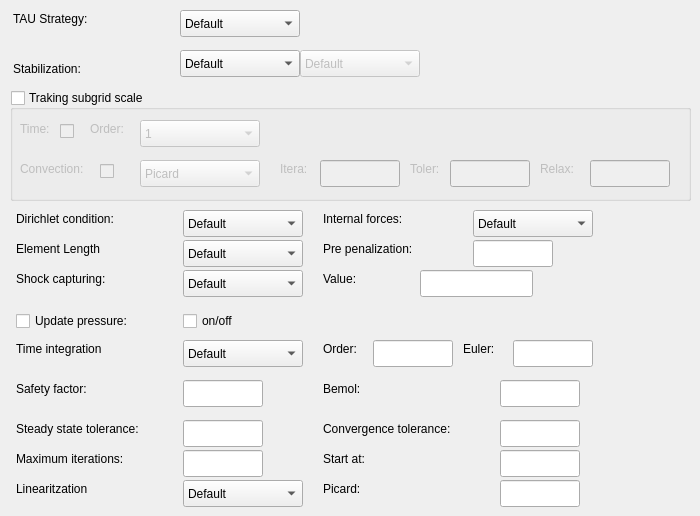
    <widget class="QWidget" name="tab_5">
     <attribute name="title">
      <string>General</string>
     </attribute>
     <widget class="QComboBox" name="nastinTAUStratCombo">
      <property name="geometry">
       <rect>
        <x>180</x>
        <y>10</y>
        <width>120</width>
        <height>27</height>
       </rect>
      </property>
      <property name="sizePolicy">
       <sizepolicy hsizetype="Maximum" vsizetype="Fixed">
        <horstretch>0</horstretch>
        <verstretch>0</verstretch>
       </sizepolicy>
      </property>
      <property name="maximumSize">
       <size>
        <width>300</width>
        <height>16777215</height>
       </size>
      </property>
      <item>
       <property name="text">
        <string>Default</string>
       </property>
      </item>
      <item>
       <property name="text">
        <string comment="CODINA">CODINA</string>
       </property>
      </item>
      <item>
       <property name="text">
        <string comment="SHAKIB">SHAKIB</string>
       </property>
      </item>
      <item>
       <property name="text">
        <string comment="EXACT">EXACT</string>
       </property>
      </item>
     </widget>
     <widget class="QLabel" name="label_677">
      <property name="geometry">
       <rect>
        <x>13</x>
        <y>10</y>
        <width>92</width>
        <height>17</height>
       </rect>
      </property>
      <property name="text">
       <string>TAU Strategy:</string>
      </property>
     </widget>
     <widget class="QComboBox" name="nastinStabilizationCombo1_2">
      <property name="enabled">
       <bool>false</bool>
      </property>
      <property name="geometry">
       <rect>
        <x>300</x>
        <y>50</y>
        <width>120</width>
        <height>27</height>
       </rect>
      </property>
      <property name="sizePolicy">
       <sizepolicy hsizetype="Maximum" vsizetype="Fixed">
        <horstretch>0</horstretch>
        <verstretch>0</verstretch>
       </sizepolicy>
      </property>
      <property name="maximumSize">
       <size>
        <width>300</width>
        <height>16777215</height>
       </size>
      </property>
      <item>
       <property name="text">
        <string>Default</string>
       </property>
      </item>
      <item>
       <property name="text">
        <string comment="FIRST_ORDER">FIRST_ORDER</string>
       </property>
      </item>
      <item>
       <property name="text">
        <string comment="SOTO">SOTO</string>
       </property>
      </item>
      <item>
       <property name="text">
        <string comment="NO_LIMITER">NO_LIMITER</string>
       </property>
      </item>
     </widget>
     <widget class="QLabel" name="label_678">
      <property name="geometry">
       <rect>
        <x>13</x>
        <y>60</y>
        <width>131</width>
        <height>17</height>
       </rect>
      </property>
      <property name="text">
       <string>Stabilization:</string>
      </property>
     </widget>
     <widget class="QComboBox" name="nastinStabilizationCombo1">
      <property name="geometry">
       <rect>
        <x>180</x>
        <y>50</y>
        <width>120</width>
        <height>27</height>
       </rect>
      </property>
      <property name="sizePolicy">
       <sizepolicy hsizetype="Maximum" vsizetype="Fixed">
        <horstretch>0</horstretch>
        <verstretch>0</verstretch>
       </sizepolicy>
      </property>
      <property name="maximumSize">
       <size>
        <width>300</width>
        <height>16777215</height>
       </size>
      </property>
      <item>
       <property name="text">
        <string>Default</string>
       </property>
      </item>
      <item>
       <property name="text">
        <string comment="ASGS">ASGS</string>
       </property>
      </item>
      <item>
       <property name="text">
        <string comment="FULL_OSS">FULL_OSS</string>
       </property>
      </item>
      <item>
       <property name="text">
        <string comment="SPLIT_OSS">SPLIT_OSS</string>
       </property>
      </item>
     </widget>
     <widget class="QComboBox" name="nastinDiriCondCombo">
      <property name="geometry">
       <rect>
        <x>183</x>
        <y>210</y>
        <width>120</width>
        <height>27</height>
       </rect>
      </property>
      <property name="sizePolicy">
       <sizepolicy hsizetype="Maximum" vsizetype="Fixed">
        <horstretch>0</horstretch>
        <verstretch>0</verstretch>
       </sizepolicy>
      </property>
      <property name="maximumSize">
       <size>
        <width>300</width>
        <height>16777215</height>
       </size>
      </property>
      <item>
       <property name="text">
        <string>Default</string>
       </property>
      </item>
      <item>
       <property name="text">
        <string comment="OFF">Off</string>
       </property>
      </item>
      <item>
       <property name="text">
        <string comment="LAPLACIAN">Laplacian</string>
       </property>
      </item>
      <item>
       <property name="text">
        <string comment="DIVERGENCE">Divergence</string>
       </property>
      </item>
      <item>
       <property name="text">
        <string comment="COMPLETE">Complete</string>
       </property>
      </item>
     </widget>
     <widget class="QLabel" name="label_680">
      <property name="geometry">
       <rect>
        <x>16</x>
        <y>210</y>
        <width>131</width>
        <height>17</height>
       </rect>
      </property>
      <property name="text">
       <string>Dirichlet condition:</string>
      </property>
     </widget>
     <widget class="QComboBox" name="nastinIntForCombo">
      <property name="geometry">
       <rect>
        <x>473</x>
        <y>210</y>
        <width>120</width>
        <height>27</height>
       </rect>
      </property>
      <property name="sizePolicy">
       <sizepolicy hsizetype="Maximum" vsizetype="Fixed">
        <horstretch>0</horstretch>
        <verstretch>0</verstretch>
       </sizepolicy>
      </property>
      <property name="maximumSize">
       <size>
        <width>300</width>
        <height>16777215</height>
       </size>
      </property>
      <item>
       <property name="text">
        <string>Default</string>
       </property>
      </item>
      <item>
       <property name="text">
        <string comment="OFF">Off</string>
       </property>
      </item>
      <item>
       <property name="text">
        <string comment="LAPLACIAN">Laplacian</string>
       </property>
      </item>
      <item>
       <property name="text">
        <string comment="DIVERGENCE">Divergence</string>
       </property>
      </item>
      <item>
       <property name="text">
        <string comment="COMPLETE">Complete</string>
       </property>
      </item>
     </widget>
     <widget class="QLabel" name="label_681">
      <property name="geometry">
       <rect>
        <x>323</x>
        <y>210</y>
        <width>131</width>
        <height>17</height>
       </rect>
      </property>
      <property name="text">
       <string>Internal forces:</string>
      </property>
     </widget>
     <widget class="QComboBox" name="nastinElemLenghtCombo">
      <property name="geometry">
       <rect>
        <x>183</x>
        <y>240</y>
        <width>120</width>
        <height>27</height>
       </rect>
      </property>
      <property name="sizePolicy">
       <sizepolicy hsizetype="Maximum" vsizetype="Fixed">
        <horstretch>0</horstretch>
        <verstretch>0</verstretch>
       </sizepolicy>
      </property>
      <property name="maximumSize">
       <size>
        <width>300</width>
        <height>16777215</height>
       </size>
      </property>
      <item>
       <property name="text">
        <string>Default</string>
       </property>
      </item>
      <item>
       <property name="text">
        <string>MINIMUM</string>
       </property>
      </item>
      <item>
       <property name="text">
        <string>MAXIMUM</string>
       </property>
      </item>
     </widget>
     <widget class="QLabel" name="label_682">
      <property name="geometry">
       <rect>
        <x>16</x>
        <y>240</y>
        <width>131</width>
        <height>17</height>
       </rect>
      </property>
      <property name="text">
       <string>Element Length</string>
      </property>
     </widget>
     <widget class="QLabel" name="label_727">
      <property name="geometry">
       <rect>
        <x>323</x>
        <y>240</y>
        <width>121</width>
        <height>17</height>
       </rect>
      </property>
      <property name="text">
       <string>Pre penalization:</string>
      </property>
     </widget>
     <widget class="QLineEdit" name="nastinPenalEdit">
      <property name="geometry">
       <rect>
        <x>473</x>
        <y>240</y>
        <width>80</width>
        <height>27</height>
       </rect>
      </property>
      <property name="text">
       <string/>
      </property>
     </widget>
     <widget class="QLabel" name="label_729">
      <property name="geometry">
       <rect>
        <x>16</x>
        <y>270</y>
        <width>111</width>
        <height>17</height>
       </rect>
      </property>
      <property name="text">
       <string>Shock capturing:</string>
      </property>
     </widget>
     <widget class="QLabel" name="label_728">
      <property name="geometry">
       <rect>
        <x>323</x>
        <y>270</y>
        <width>91</width>
        <height>17</height>
       </rect>
      </property>
      <property name="text">
       <string>Value:</string>
      </property>
     </widget>
     <widget class="QLineEdit" name="nastinShockCaptValueEdit">
      <property name="geometry">
       <rect>
        <x>420</x>
        <y>270</y>
        <width>113</width>
        <height>27</height>
       </rect>
      </property>
     </widget>
     <widget class="QComboBox" name="nastinShockCaptCombo">
      <property name="geometry">
       <rect>
        <x>183</x>
        <y>270</y>
        <width>120</width>
        <height>27</height>
       </rect>
      </property>
      <property name="sizePolicy">
       <sizepolicy hsizetype="Maximum" vsizetype="Fixed">
        <horstretch>0</horstretch>
        <verstretch>0</verstretch>
       </sizepolicy>
      </property>
      <property name="maximumSize">
       <size>
        <width>200</width>
        <height>16777215</height>
       </size>
      </property>
      <item>
       <property name="text">
        <string>Default</string>
       </property>
      </item>
      <item>
       <property name="text">
        <string comment="INCOMPRESSIBLE">Incompressible</string>
       </property>
      </item>
      <item>
       <property name="text">
        <string comment="LOW_MATCH">Low match</string>
       </property>
      </item>
     </widget>
     <widget class="QCheckBox" name="nastinUpdPressCheck">
      <property name="geometry">
       <rect>
        <x>183</x>
        <y>310</y>
        <width>75</width>
        <height>22</height>
       </rect>
      </property>
      <property name="text">
       <string>on/off</string>
      </property>
     </widget>
     <widget class="QLabel" name="label_684">
      <property name="geometry">
       <rect>
        <x>16</x>
        <y>340</y>
        <width>131</width>
        <height>17</height>
       </rect>
      </property>
      <property name="text">
       <string>Time integration</string>
      </property>
     </widget>
     <widget class="QLineEdit" name="nastinOrderEdit">
      <property name="geometry">
       <rect>
        <x>373</x>
        <y>340</y>
        <width>80</width>
        <height>27</height>
       </rect>
      </property>
      <property name="text">
       <string/>
      </property>
     </widget>
     <widget class="QLabel" name="label_730">
      <property name="geometry">
       <rect>
        <x>323</x>
        <y>340</y>
        <width>51</width>
        <height>17</height>
       </rect>
      </property>
      <property name="text">
       <string>Order:</string>
      </property>
     </widget>
     <widget class="QComboBox" name="nastinTimeIntegCombo">
      <property name="geometry">
       <rect>
        <x>183</x>
        <y>340</y>
        <width>120</width>
        <height>27</height>
       </rect>
      </property>
      <property name="sizePolicy">
       <sizepolicy hsizetype="Maximum" vsizetype="Fixed">
        <horstretch>0</horstretch>
        <verstretch>0</verstretch>
       </sizepolicy>
      </property>
      <property name="maximumSize">
       <size>
        <width>300</width>
        <height>16777215</height>
       </size>
      </property>
      <item>
       <property name="text">
        <string>Default</string>
       </property>
      </item>
      <item>
       <property name="text">
        <string>TRAPEZOIDAL</string>
       </property>
      </item>
      <item>
       <property name="text">
        <string>BDF</string>
       </property>
      </item>
     </widget>
     <widget class="QLineEdit" name="nastinEulerEdit">
      <property name="geometry">
       <rect>
        <x>513</x>
        <y>340</y>
        <width>80</width>
        <height>27</height>
       </rect>
      </property>
      <property name="text">
       <string/>
      </property>
     </widget>
     <widget class="QLabel" name="label_731">
      <property name="geometry">
       <rect>
        <x>463</x>
        <y>340</y>
        <width>41</width>
        <height>17</height>
       </rect>
      </property>
      <property name="text">
       <string>Euler:</string>
      </property>
     </widget>
     <widget class="QLabel" name="label_685">
      <property name="geometry">
       <rect>
        <x>16</x>
        <y>380</y>
        <width>91</width>
        <height>17</height>
       </rect>
      </property>
      <property name="text">
       <string>Safety factor:</string>
      </property>
     </widget>
     <widget class="QLineEdit" name="nastinSafFactorEdit">
      <property name="geometry">
       <rect>
        <x>183</x>
        <y>380</y>
        <width>80</width>
        <height>27</height>
       </rect>
      </property>
      <property name="text">
       <string/>
      </property>
     </widget>
     <widget class="QLabel" name="label_686">
      <property name="geometry">
       <rect>
        <x>323</x>
        <y>380</y>
        <width>91</width>
        <height>17</height>
       </rect>
      </property>
      <property name="text">
       <string>Bemol:</string>
      </property>
     </widget>
     <widget class="QLineEdit" name="nastinBemolEdit">
      <property name="geometry">
       <rect>
        <x>500</x>
        <y>380</y>
        <width>80</width>
        <height>27</height>
       </rect>
      </property>
      <property name="text">
       <string/>
      </property>
     </widget>
     <widget class="QLabel" name="label_687">
      <property name="geometry">
       <rect>
        <x>16</x>
        <y>420</y>
        <width>161</width>
        <height>17</height>
       </rect>
      </property>
      <property name="text">
       <string>Steady state tolerance:</string>
      </property>
     </widget>
     <widget class="QLineEdit" name="nastinSteStaTolEdit">
      <property name="geometry">
       <rect>
        <x>183</x>
        <y>420</y>
        <width>80</width>
        <height>27</height>
       </rect>
      </property>
      <property name="text">
       <string/>
      </property>
     </widget>
     <widget class="QLabel" name="label_688">
      <property name="geometry">
       <rect>
        <x>16</x>
        <y>450</y>
        <width>161</width>
        <height>17</height>
       </rect>
      </property>
      <property name="text">
       <string>Maximum iterations:</string>
      </property>
     </widget>
     <widget class="QLineEdit" name="nastinStartAtEdit">
      <property name="geometry">
       <rect>
        <x>500</x>
        <y>450</y>
        <width>80</width>
        <height>27</height>
       </rect>
      </property>
      <property name="text">
       <string/>
      </property>
     </widget>
     <widget class="QLineEdit" name="nastinMaxIntEdit">
      <property name="geometry">
       <rect>
        <x>183</x>
        <y>450</y>
        <width>80</width>
        <height>27</height>
       </rect>
      </property>
      <property name="text">
       <string/>
      </property>
     </widget>
     <widget class="QLabel" name="label_689">
      <property name="geometry">
       <rect>
        <x>323</x>
        <y>450</y>
        <width>91</width>
        <height>17</height>
       </rect>
      </property>
      <property name="text">
       <string>Start at:</string>
      </property>
     </widget>
     <widget class="QLineEdit" name="nastinConvTolerEdit">
      <property name="geometry">
       <rect>
        <x>500</x>
        <y>420</y>
        <width>80</width>
        <height>27</height>
       </rect>
      </property>
      <property name="text">
       <string/>
      </property>
     </widget>
     <widget class="QLabel" name="label_690">
      <property name="geometry">
       <rect>
        <x>323</x>
        <y>420</y>
        <width>161</width>
        <height>17</height>
       </rect>
      </property>
      <property name="text">
       <string>Convergence tolerance:</string>
      </property>
     </widget>
     <widget class="QLabel" name="label_691">
      <property name="geometry">
       <rect>
        <x>16</x>
        <y>480</y>
        <width>131</width>
        <height>17</height>
       </rect>
      </property>
      <property name="text">
       <string>Linearitzation</string>
      </property>
     </widget>
     <widget class="QLineEdit" name="nastinPicardEdit">
      <property name="geometry">
       <rect>
        <x>500</x>
        <y>480</y>
        <width>80</width>
        <height>27</height>
       </rect>
      </property>
      <property name="text">
       <string/>
      </property>
     </widget>
     <widget class="QLabel" name="label_732">
      <property name="geometry">
       <rect>
        <x>323</x>
        <y>480</y>
        <width>121</width>
        <height>17</height>
       </rect>
      </property>
      <property name="text">
       <string>Picard:</string>
      </property>
     </widget>
     <widget class="QComboBox" name="nastinLinearitzationCombo">
      <property name="geometry">
       <rect>
        <x>183</x>
        <y>480</y>
        <width>120</width>
        <height>27</height>
       </rect>
      </property>
      <property name="sizePolicy">
       <sizepolicy hsizetype="Maximum" vsizetype="Fixed">
        <horstretch>0</horstretch>
        <verstretch>0</verstretch>
       </sizepolicy>
      </property>
      <property name="maximumSize">
       <size>
        <width>300</width>
        <height>16777215</height>
       </size>
      </property>
      <item>
       <property name="text">
        <string>Default</string>
       </property>
      </item>
      <item>
       <property name="text">
        <string>PICARD</string>
       </property>
      </item>
      <item>
       <property name="text">
        <string>NEWTON</string>
       </property>
      </item>
     </widget>
     <widget class="QGroupBox" name="groupBox">
      <property name="enabled">
       <bool>true</bool>
      </property>
      <property name="geometry">
       <rect>
        <x>10</x>
        <y>90</y>
        <width>681</width>
        <height>111</height>
       </rect>
      </property>
      <property name="title">
       <string>Traking subgrid scale</string>
      </property>
      <property name="checkable">
       <bool>true</bool>
      </property>
      <property name="checked">
       <bool>false</bool>
      </property>
      <widget class="QLabel" name="label_3">
       <property name="geometry">
        <rect>
         <x>10</x>
         <y>30</y>
         <width>41</width>
         <height>17</height>
        </rect>
       </property>
       <property name="text">
        <string>Time:</string>
       </property>
      </widget>
      <widget class="QCheckBox" name="nastinTrSubScTimeCheck">
       <property name="geometry">
        <rect>
         <x>50</x>
         <y>30</y>
         <width>31</width>
         <height>22</height>
        </rect>
       </property>
       <property name="text">
        <string/>
       </property>
      </widget>
      <widget class="QLabel" name="label_4">
       <property name="geometry">
        <rect>
         <x>80</x>
         <y>30</y>
         <width>67</width>
         <height>17</height>
        </rect>
       </property>
       <property name="text">
        <string>Order:</string>
       </property>
      </widget>
      <widget class="QComboBox" name="nastinTrSubScOrderCombo">
       <property name="enabled">
        <bool>false</bool>
       </property>
       <property name="geometry">
        <rect>
         <x>130</x>
         <y>30</y>
         <width>120</width>
         <height>27</height>
        </rect>
       </property>
       <property name="sizePolicy">
        <sizepolicy hsizetype="Maximum" vsizetype="Fixed">
         <horstretch>0</horstretch>
         <verstretch>0</verstretch>
        </sizepolicy>
       </property>
       <property name="maximumSize">
        <size>
         <width>300</width>
         <height>16777215</height>
        </size>
       </property>
       <item>
        <property name="text">
         <string comment="1">1</string>
        </property>
       </item>
       <item>
        <property name="text">
         <string comment="2">2</string>
        </property>
       </item>
      </widget>
      <widget class="QLabel" name="label_5">
       <property name="geometry">
        <rect>
         <x>10</x>
         <y>70</y>
         <width>81</width>
         <height>17</height>
        </rect>
       </property>
       <property name="text">
        <string>Convection:</string>
       </property>
      </widget>
      <widget class="QCheckBox" name="nastinTrSubScConvCheck">
       <property name="geometry">
        <rect>
         <x>90</x>
         <y>70</y>
         <width>21</width>
         <height>22</height>
        </rect>
       </property>
       <property name="text">
        <string/>
       </property>
      </widget>
      <widget class="QComboBox" name="nastinTrSubScConvCombo">
       <property name="enabled">
        <bool>false</bool>
       </property>
       <property name="geometry">
        <rect>
         <x>130</x>
         <y>70</y>
         <width>120</width>
         <height>27</height>
        </rect>
       </property>
       <property name="sizePolicy">
        <sizepolicy hsizetype="Maximum" vsizetype="Fixed">
         <horstretch>0</horstretch>
         <verstretch>0</verstretch>
        </sizepolicy>
       </property>
       <property name="maximumSize">
        <size>
         <width>300</width>
         <height>16777215</height>
        </size>
       </property>
       <item>
        <property name="text">
         <string comment="PICARD">Picard</string>
        </property>
       </item>
       <item>
        <property name="text">
         <string comment="NEWTON">Newton</string>
        </property>
       </item>
      </widget>
      <widget class="QLineEdit" name="nastinTrSubScIteraEdit">
       <property name="enabled">
        <bool>false</bool>
       </property>
       <property name="geometry">
        <rect>
         <x>310</x>
         <y>70</y>
         <width>80</width>
         <height>27</height>
        </rect>
       </property>
       <property name="text">
        <string/>
       </property>
      </widget>
      <widget class="QLabel" name="label_733">
       <property name="geometry">
        <rect>
         <x>270</x>
         <y>70</y>
         <width>51</width>
         <height>17</height>
        </rect>
       </property>
       <property name="text">
        <string>Itera:</string>
       </property>
      </widget>
      <widget class="QLineEdit" name="nastinTrSubScTolerEdit">
       <property name="enabled">
        <bool>false</bool>
       </property>
       <property name="geometry">
        <rect>
         <x>440</x>
         <y>70</y>
         <width>80</width>
         <height>27</height>
        </rect>
       </property>
       <property name="text">
        <string/>
       </property>
      </widget>
      <widget class="QLabel" name="label_734">
       <property name="geometry">
        <rect>
         <x>400</x>
         <y>70</y>
         <width>51</width>
         <height>17</height>
        </rect>
       </property>
       <property name="text">
        <string>Toler:</string>
       </property>
      </widget>
      <widget class="QLineEdit" name="nastinTrSubScRelaxEdit">
       <property name="enabled">
        <bool>false</bool>
       </property>
       <property name="geometry">
        <rect>
         <x>580</x>
         <y>70</y>
         <width>80</width>
         <height>27</height>
        </rect>
       </property>
       <property name="text">
        <string/>
       </property>
      </widget>
      <widget class="QLabel" name="label_735">
       <property name="geometry">
        <rect>
         <x>530</x>
         <y>70</y>
         <width>51</width>
         <height>17</height>
        </rect>
       </property>
       <property name="text">
        <string>Relax:</string>
       </property>
      </widget>
     </widget>
     <widget class="QCheckBox" name="nastinUpdPressActiveCheck">
      <property name="geometry">
       <rect>
        <x>16</x>
        <y>310</y>
        <width>151</width>
        <height>22</height>
       </rect>
      </property>
      <property name="text">
       <string>Update pressure:</string>
      </property>
     </widget>
    </widget>
